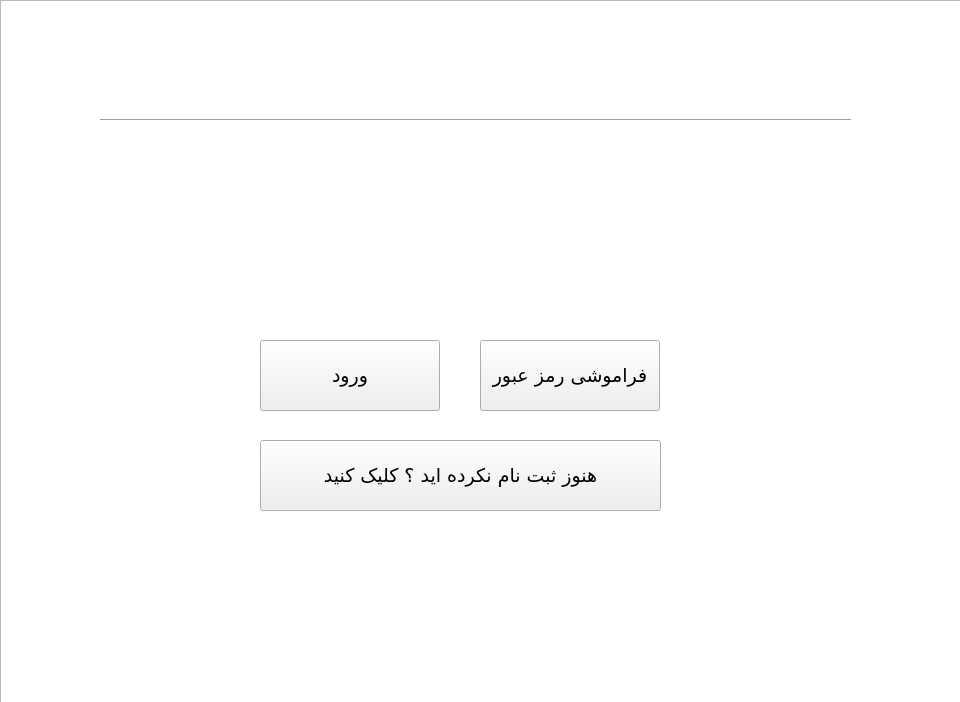
<?xml version="1.0" encoding="UTF-8"?>
<ui version="4.0">
 <class>MainWindow</class>
 <widget class="QMainWindow" name="MainWindow">
  <property name="enabled">
   <bool>true</bool>
  </property>
  <property name="geometry">
   <rect>
    <x>0</x>
    <y>0</y>
    <width>960</width>
    <height>702</height>
   </rect>
  </property>
  <property name="windowTitle">
   <string>MainWindow</string>
  </property>
  <widget class="QWidget" name="centralwidget">
   <property name="sizePolicy">
    <sizepolicy hsizetype="Maximum" vsizetype="Maximum">
     <horstretch>3</horstretch>
     <verstretch>0</verstretch>
    </sizepolicy>
   </property>
   <widget class="QLabel" name="label">
    <property name="geometry">
     <rect>
      <x>320</x>
      <y>30</y>
      <width>301</width>
      <height>81</height>
     </rect>
    </property>
    <property name="sizePolicy">
     <sizepolicy hsizetype="Maximum" vsizetype="Maximum">
      <horstretch>0</horstretch>
      <verstretch>0</verstretch>
     </sizepolicy>
    </property>
    <property name="minimumSize">
     <size>
      <width>301</width>
      <height>0</height>
     </size>
    </property>
    <property name="maximumSize">
     <size>
      <width>301</width>
      <height>16777215</height>
     </size>
    </property>
    <property name="font">
     <font>
      <family>Yekan Bakh</family>
      <pointsize>24</pointsize>
     </font>
    </property>
    <property name="layoutDirection">
     <enum>Qt::RightToLeft</enum>
    </property>
    <property name="styleSheet">
     <string notr="true">color:white;</string>
    </property>
    <property name="text">
     <string>برنامه فروشگاه</string>
    </property>
    <property name="alignment">
     <set>Qt::AlignCenter</set>
    </property>
   </widget>
   <widget class="QPushButton" name="loginBtn">
    <property name="geometry">
     <rect>
      <x>260</x>
      <y>340</y>
      <width>180</width>
      <height>71</height>
     </rect>
    </property>
    <property name="font">
     <font>
      <family>Yekan Bakh</family>
      <pointsize>14</pointsize>
     </font>
    </property>
    <property name="cursor">
     <cursorShape>PointingHandCursor</cursorShape>
    </property>
    <property name="layoutDirection">
     <enum>Qt::RightToLeft</enum>
    </property>
    <property name="styleSheet">
     <string notr="true">background-color:&quot;green&quot;;
color:&quot;white&quot;;</string>
    </property>
    <property name="text">
     <string>ورود</string>
    </property>
   </widget>
   <widget class="Line" name="line">
    <property name="geometry">
     <rect>
      <x>100</x>
      <y>110</y>
      <width>751</width>
      <height>20</height>
     </rect>
    </property>
    <property name="sizePolicy">
     <sizepolicy hsizetype="Maximum" vsizetype="Fixed">
      <horstretch>0</horstretch>
      <verstretch>0</verstretch>
     </sizepolicy>
    </property>
    <property name="orientation">
     <enum>Qt::Horizontal</enum>
    </property>
   </widget>
   <widget class="QLabel" name="label_2">
    <property name="geometry">
     <rect>
      <x>670</x>
      <y>160</y>
      <width>151</width>
      <height>71</height>
     </rect>
    </property>
    <property name="font">
     <font>
      <family>Yekan Bakh</family>
      <pointsize>12</pointsize>
     </font>
    </property>
    <property name="layoutDirection">
     <enum>Qt::RightToLeft</enum>
    </property>
    <property name="styleSheet">
     <string notr="true">color:white;</string>
    </property>
    <property name="text">
     <string>نام کاربری</string>
    </property>
    <property name="alignment">
     <set>Qt::AlignCenter</set>
    </property>
   </widget>
   <widget class="QLabel" name="label_3">
    <property name="geometry">
     <rect>
      <x>670</x>
      <y>240</y>
      <width>151</width>
      <height>71</height>
     </rect>
    </property>
    <property name="font">
     <font>
      <family>Yekan Bakh</family>
      <pointsize>12</pointsize>
     </font>
    </property>
    <property name="layoutDirection">
     <enum>Qt::RightToLeft</enum>
    </property>
    <property name="styleSheet">
     <string notr="true">color:white;</string>
    </property>
    <property name="text">
     <string>رمز عبور</string>
    </property>
    <property name="alignment">
     <set>Qt::AlignCenter</set>
    </property>
   </widget>
   <widget class="QPushButton" name="rememberMe">
    <property name="geometry">
     <rect>
      <x>480</x>
      <y>340</y>
      <width>180</width>
      <height>71</height>
     </rect>
    </property>
    <property name="font">
     <font>
      <family>Yekan Bakh</family>
      <pointsize>14</pointsize>
     </font>
    </property>
    <property name="cursor">
     <cursorShape>PointingHandCursor</cursorShape>
    </property>
    <property name="layoutDirection">
     <enum>Qt::RightToLeft</enum>
    </property>
    <property name="styleSheet">
     <string notr="true">background-color:&quot;gray&quot;;
color:&quot;white&quot;;</string>
    </property>
    <property name="text">
     <string>فراموشی رمز عبور</string>
    </property>
   </widget>
   <widget class="QPushButton" name="signupBtn">
    <property name="geometry">
     <rect>
      <x>260</x>
      <y>440</y>
      <width>401</width>
      <height>71</height>
     </rect>
    </property>
    <property name="font">
     <font>
      <family>Yekan Bakh</family>
      <pointsize>14</pointsize>
     </font>
    </property>
    <property name="cursor">
     <cursorShape>PointingHandCursor</cursorShape>
    </property>
    <property name="layoutDirection">
     <enum>Qt::RightToLeft</enum>
    </property>
    <property name="styleSheet">
     <string notr="true">background-color:&quot;green&quot;;
color:&quot;white&quot;;</string>
    </property>
    <property name="text">
     <string>هنوز ثبت نام نکرده اید ؟ کلیک کنید</string>
    </property>
   </widget>
   <widget class="QGraphicsView" name="imageView">
    <property name="geometry">
     <rect>
      <x>0</x>
      <y>0</y>
      <width>971</width>
      <height>741</height>
     </rect>
    </property>
    <property name="styleSheet">
     <string notr="true">background-image: url(:/images/background);</string>
    </property>
   </widget>
   <widget class="QLabel" name="notification">
    <property name="enabled">
     <bool>true</bool>
    </property>
    <property name="geometry">
     <rect>
      <x>0</x>
      <y>620</y>
      <width>961</width>
      <height>61</height>
     </rect>
    </property>
    <property name="font">
     <font>
      <family>Yekan Bakh</family>
      <pointsize>12</pointsize>
     </font>
    </property>
    <property name="layoutDirection">
     <enum>Qt::LeftToRight</enum>
    </property>
    <property name="text">
     <string/>
    </property>
    <property name="alignment">
     <set>Qt::AlignCenter</set>
    </property>
   </widget>
   <widget class="QLineEdit" name="usernameInput">
    <property name="geometry">
     <rect>
      <x>260</x>
      <y>160</y>
      <width>400</width>
      <height>70</height>
     </rect>
    </property>
    <property name="font">
     <font>
      <pointsize>12</pointsize>
     </font>
    </property>
    <property name="acceptDrops">
     <bool>false</bool>
    </property>
    <property name="frame">
     <bool>false</bool>
    </property>
    <property name="alignment">
     <set>Qt::AlignCenter</set>
    </property>
   </widget>
   <widget class="QLineEdit" name="passwordInput">
    <property name="geometry">
     <rect>
      <x>260</x>
      <y>240</y>
      <width>400</width>
      <height>70</height>
     </rect>
    </property>
    <property name="font">
     <font>
      <pointsize>12</pointsize>
     </font>
    </property>
    <property name="frame">
     <bool>false</bool>
    </property>
    <property name="echoMode">
     <enum>QLineEdit::Password</enum>
    </property>
    <property name="alignment">
     <set>Qt::AlignCenter</set>
    </property>
   </widget>
   <zorder>imageView</zorder>
   <zorder>label</zorder>
   <zorder>loginBtn</zorder>
   <zorder>line</zorder>
   <zorder>label_2</zorder>
   <zorder>label_3</zorder>
   <zorder>rememberMe</zorder>
   <zorder>signupBtn</zorder>
   <zorder>notification</zorder>
   <zorder>usernameInput</zorder>
   <zorder>passwordInput</zorder>
  </widget>
 </widget>
 <resources/>
 <connections/>
</ui>
